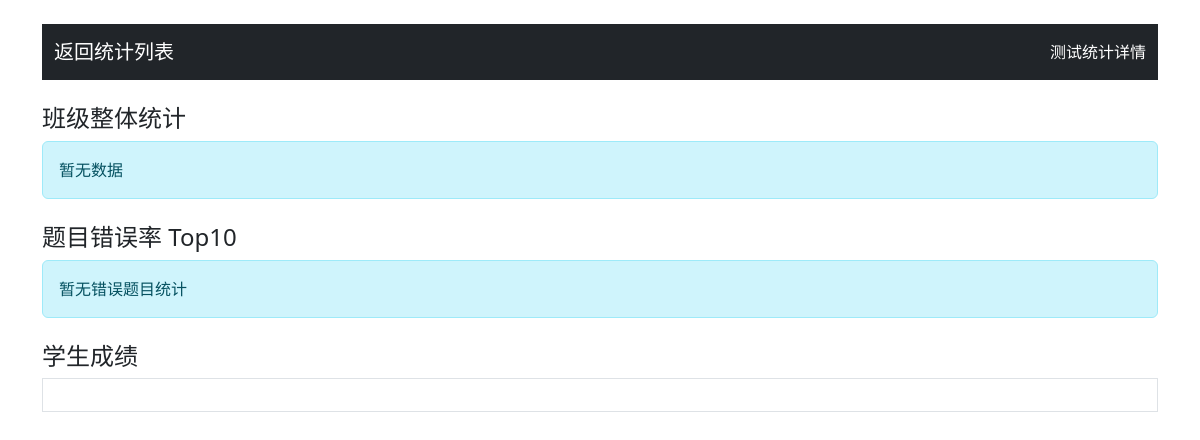
Before: /test_statistics/33 (signed in) with the older database file.
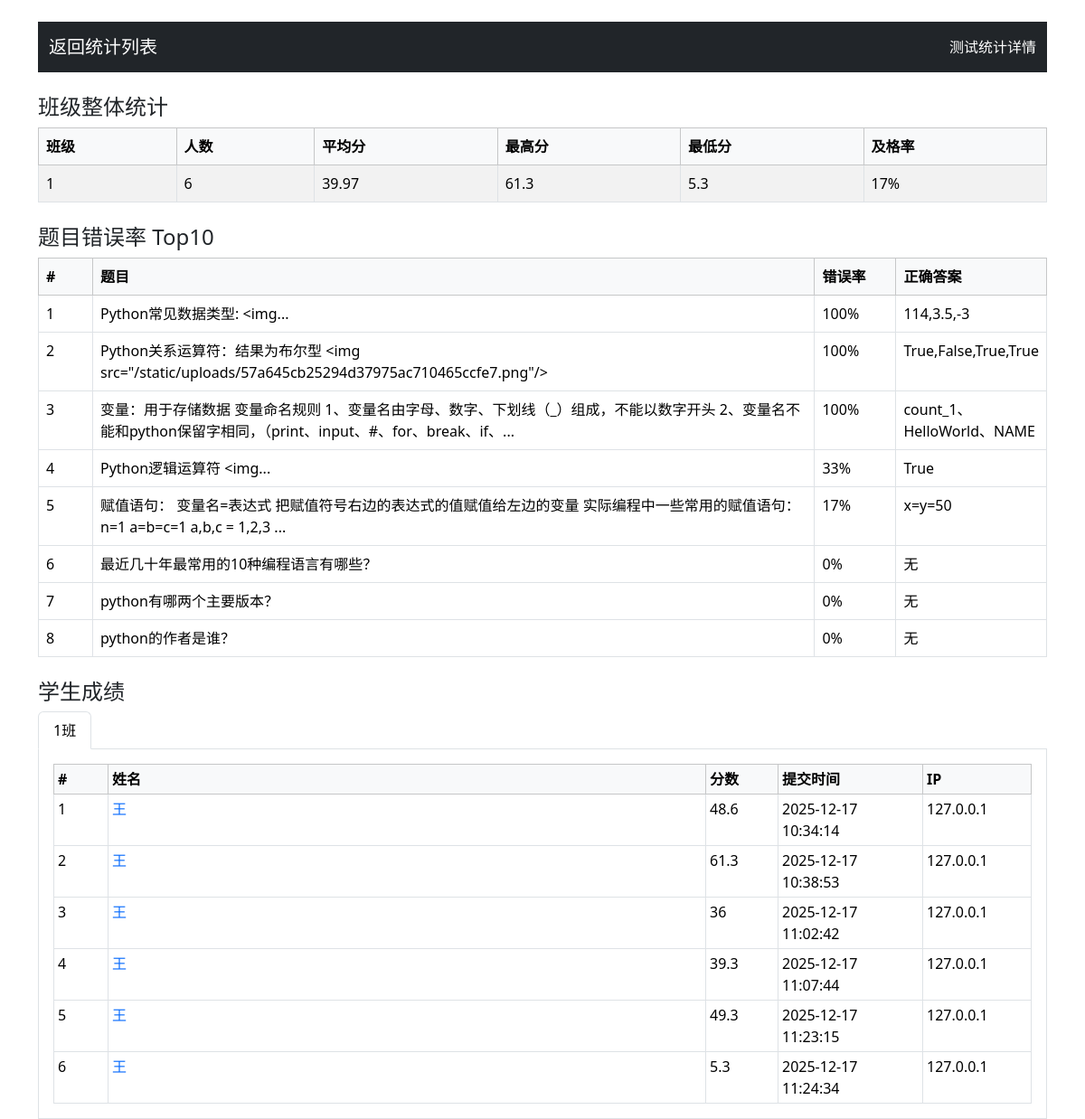
After: the same page with the newer database file.
### app.py (models this page shows)
class TestResult(db.Model):
    id = db.Column(db.Integer, primary_key=True)
    student_id = db.Column(db.Integer, db.ForeignKey('user.id'))
    student_name = db.Column(db.String(100), nullable=False)
    class_number = db.Column(db.String(50), nullable=False)
    test_id = db.Column(db.Integer, db.ForeignKey('test.id'), nullable=False)
    score = db.Column(db.Integer, nullable=False)
    created_at = db.Column(db.DateTime, default=datetime.utcnow)
    answers = db.Column(db.Text)
    ip_address = db.Column(db.String(15), nullable=True) # Added ip_address column
    test = db.relationship('Test', backref=db.backref('results', lazy=True))

class Question(db.Model):
    id = db.Column(db.Integer, primary_key=True)
    question_type = db.Column(db.String(20), nullable=False)
    content = db.Column(db.Text, nullable=False)
    image_path = db.Column(db.String(200))  # 题目配图
    option_a = db.Column(db.String(200))
    option_b = db.Column(db.String(200))
    option_c = db.Column(db.String(200))
    option_d = db.Column(db.String(200))
    option_e = db.Column(db.String(200))
    correct_answer = db.Column(db.String(200), nullable=False)
    score = db.Column(db.Integer, nullable=False)
    explanation = db.Column(db.Text)
    created_at = db.Column(db.DateTime, default=datetime.utcnow)
    bank_id = db.Column(db.Integer, db.ForeignKey('question_bank.id'), nullable=False)

### app.py (the view, shortened to what this page needs)
@app.route('/test_statistics/<int:test_id>')
def get_test_statistics(test_id):
    if 'role' not in session or session['role'] != 'teacher':
        return redirect(url_for('teacher_login'))
    results = TestResult.query.filter_by(test_id=test_id).order_by(TestResult.class_number, TestResult.student_name, TestResult.created_at).all()
    class_stats = {}
    class_students = {}
    for result in results:
        if result.class_number not in class_stats:
            class_stats[result.class_number] = {
                'student_count': 0,
                'total_score': 0,
                'scores': [],
                'pass_count': 0
            }
        stats = class_stats[result.class_number]
        stats['student_count'] += 1
        stats['total_score'] += result.score
        stats['scores'].append(result.score)
        if result.score >= 60:
            stats['pass_count'] += 1
        if result.class_number not in class_students:
            class_students[result.class_number] = []
        class_students[result.class_number].append({
            'name': result.student_name,
            'score': result.score,
            'submit_time': to_bj(result.created_at).strftime('%Y-%m-%d %H:%M:%S'),
            'ip': result.ip_address,
            'result_id': result.id
        })
    statistics = []
    for class_number, stats in class_stats.items():
        if stats['student_count'] > 0:
            statistics.append({
                'class_number': class_number,
                'student_count': stats['student_count'],
                'average_score': stats['total_score'] / stats['student_count'],
                'max_score': max(stats['scores']),
                'min_score': min(stats['scores']),
                'pass_rate': stats['pass_count'] / stats['student_count']
            })
    statistics.sort(key=lambda x: x['class_number'])
    class_students = dict(sorted(class_students.items(), key=lambda x: x[0]))
    question_stats = defaultdict(lambda: {'total': 0, 'wrong': 0, 'content': '', 'question_type': '', 'correct_answer': ''})
    for result in results:
        answers = json.loads(result.answers)
        for qid_str, stu_ans in answers.items():
            qid = int(qid_str)
            question = Question.query.get(qid)
            if not question:
                continue
            question_stats[qid]['total'] += 1
            question_stats[qid]['content'] = question.content
            question_stats[qid]['question_type'] = question.question_type
            question_stats[qid]['correct_answer'] = question.correct_answer
            is_wrong = False
            if question.question_type == 'single_choice':
                is_wrong = stu_ans != question.correct_answer
            elif question.question_type == 'multiple_choice':
                def normalize(ans):
                    return ''.join(sorted([c for c in ans.replace(',', '').replace(' ', '').upper() if c in 'ABCDE']))
                is_wrong = normalize(stu_ans) != normalize(question.correct_answer)
            elif question.question_type == 'true_false':
                is_wrong = stu_ans != question.correct_answer
            elif question.question_type == 'fill_blank':
                def norm_fill(s):
                    parts = [p.strip().lower() for p in s.replace('、', ',').split(',') if p.strip()]
                    return ','.join(parts)
                is_wrong = norm_fill(stu_ans) != norm_fill(question.correct_answer)
            if is_wrong:
                question_stats[qid]['wrong'] += 1
    error_questions = []
    for qid, stat in question_stats.items():
        if stat['total'] > 0:
            error_rate = stat['wrong'] / stat['total']
            question = Question.query.get(qid) # 重新获取question对象以访问选项
            if question:
                q_data = {
                    'id': qid,
                    'content': stat['content'],
                    'question_type': stat['question_type'],
                    'correct_answer': stat['correct_answer'],
                    'error_rate': error_rate,
                    'wrong_count': stat['wrong'],
                    'total_count': stat['total']
                }
                error_questions.append(q_data)
    error_questions.sort(key=lambda x: x['error_rate'], reverse=True)
    top_error_questions = error_questions[:10]
    return render_template('test_statistics_detail.html', statistics=statistics, class_students=class_students, top_error_questions=top_error_questions)

### app.py (called while the page is built)
def to_bj(dt: datetime):
    return (dt + BJ_OFFSET) if dt else dt

### templates/test_statistics_detail.html (shortened to what this page needs)
<!DOCTYPE html>
<html lang="zh">
<head>
    <link href="{{ url_for('static', filename='bootstrap/css/bootstrap.min.css') }}" rel="stylesheet">
</head>
<body class="container mt-4">
    <nav class="navbar navbar-dark bg-dark mb-4">
        <div class="container-fluid">
            <a href="{{ url_for('test_statistics') }}" class="navbar-brand"> 返回统计列表</a>
            <span class="navbar-text text-white">测试统计详情</span>
        </div>
    </nav>
    <h4>班级整体统计</h4>
    {% if statistics %}
    <table class="table table-striped table-bordered">
        <thead class="table-light">
            <tr>
                <th>班级</th>
                <th>人数</th>
                <th>平均分</th>
                <th>最高分</th>
                <th>最低分</th>
                <th>及格率</th>
            </tr>
        </thead>
        <tbody>
            {% for stat in statistics %}
            <tr>
                <td>{{ stat.class_number }}</td>
                <td>{{ stat.student_count }}</td>
                <td>{{ '%.2f' % stat.average_score }}</td>
                <td>{{ stat.max_score }}</td>
                <td>{{ stat.min_score }}</td>
                <td>{{ '%.0f%%' % (stat.pass_rate*100) }}</td>
            </tr>
            {% endfor %}
        </tbody>
    </table>
    {% else %}
    <div class="alert alert-info">暂无数据</div>
    {% endif %}
    <h4 class="mt-4">题目错误率 Top10</h4>
    {% if top_error_questions %}
    <table class="table table-bordered">
        <thead class="table-light">
            <tr>
                <th style="width:60px">#</th>
                <th>题目</th>
                <th style="width:90px">错误率</th>
                <th style="width:120px">正确答案</th>
            </tr>
        </thead>
        <tbody>
            {% for q in top_error_questions %}
            <tr>
                <td>{{ loop.index }}</td>
                <td>{{ q.content|truncate(100) }}</td>
                <td>{{ '%.0f%%' % (q.error_rate*100) }}</td>
                <td>{{ q.correct_answer }}</td>
            </tr>
            {% endfor %}
        </tbody>
    </table>
    {% else %}
    <div class="alert alert-info">暂无错误题目统计</div>
    {% endif %}
    <h4 class="mt-4">学生成绩</h4>
    <ul class="nav nav-tabs" id="classTab" role="tablist">
        {% for class_number in class_students.keys() %}
        <li class="nav-item" role="presentation">
            <button class="nav-link {% if loop.first %}active{% endif %}" id="tab-{{ class_number }}" data-bs-toggle="tab" data-bs-target="#pane-{{ class_number }}" type="button" role="tab">{{ class_number }}班</button>
        </li>
        {% endfor %}
    </ul>
    <div class="tab-content border border-top-0 p-3" id="classTabContent">
        {% for class_number, students in class_students.items() %}
        <div class="tab-pane fade {% if loop.first %}show active{% endif %}" id="pane-{{ class_number }}" role="tabpanel">
            <table class="table table-sm table-bordered mb-0">
                <thead class="table-light">
                    <tr>
                        <th style="width:60px">#</th>
                        <th>姓名</th>
                        <th style="width:80px">分数</th>
                        <th style="width:160px">提交时间</th>
                        <th style="width:120px">IP</th>
                    </tr>
                </thead>
                <tbody>
                    {% for stu in students %}
                    <tr>
                        <td>{{ loop.index }}</td>
                        <td><a href="{{ url_for('test_result', result_id=stu.result_id) }}" target="_blank" class="text-primary text-decoration-none">{{ stu.name }}</a></td>
                        <td>{{ stu.score }}</td>
                        <td>{{ stu.submit_time }}</td>
                        <td>{{ stu.ip }}</td>
                    </tr>
                    {% endfor %}
                </tbody>
            </table>
        </div>
        {% endfor %}
    </div>
</body>
</html>

Changed rows visible on the page:
added TestResult: max_score "61.3", name "王", score "61.3", submit_time "2025-12-17 10:38:53", ip "127.0.0.1"
added TestResult: min_score "5.3", name "王", score "5.3", submit_time "2025-12-17 11:24:34", ip "127.0.0.1"
now on this page (row unchanged): Question: content "Python常见数据类型: <img...", error_rate "100%", correct_answer "114,3.5,-3"
now on this page (row unchanged): Question: content "Python关系运算符：结果为布尔型 <img src=\"/static/uploads/57a645cb25294d37975ac710465ccfe7.png\"/>", error_rate "100%", correct_answer "True,False,True,True"
now on this page (row unchanged): Question: content "变量：用于存储数据 变量命名规则 1、变量名由字母、数字、下划线（_）组成，不能以数字开头 2、变量名不能和python保留字相同，（print、input、#、for、break、if、...", error_rate "100%", correct_answer "count_1、HelloWorld、NAME"
now on this page (row unchanged): Question: content "Python逻辑运算符 <img...", error_rate "33%", correct_answer "True"
now on this page (row unchanged): Question: content "赋值语句： 变量名=表达式 把赋值符号右边的表达式的值赋值给左边的变量 实际编程中一些常用的赋值语句：n=1 a=b=c=1 a,b,c = 1,2,3 ...", error_rate "17%", correct_answer "x=y=50"
now on this page (row unchanged): Question: content "最近几十年最常用的10种编程语言有哪些？", error_rate "0%", correct_answer "无"
now on this page (row unchanged): Question: content "python有哪两个主要版本？", error_rate "0%", correct_answer "无"
now on this page (row unchanged): Question: content "python的作者是谁？", error_rate "0%", correct_answer "无"
added TestResult: name "王", score "48.6", submit_time "2025-12-17 10:34:14", ip "127.0.0.1"
added TestResult: name "王", score "36", submit_time "2025-12-17 11:02:42", ip "127.0.0.1"
added TestResult: name "王", score "39.3", submit_time "2025-12-17 11:07:44", ip "127.0.0.1"
added TestResult: name "王", score "49.3", submit_time "2025-12-17 11:23:15", ip "127.0.0.1"
Other visible differences:
text no longer shown: "暂无数据 暂无错误题目统计"
text now shown: "班级 人数 平均分 最高分 最低分 及格率 # 题目 错误率 正确答案"
new list line: "1 6 39.97 17%"
new list line: "1 班"
new list line: "# 姓名 分数 提交时间 IP"
